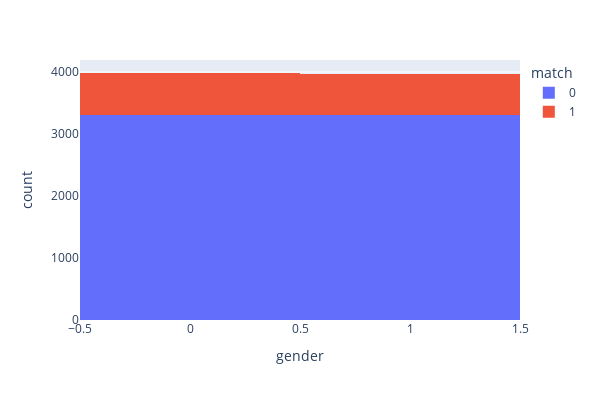
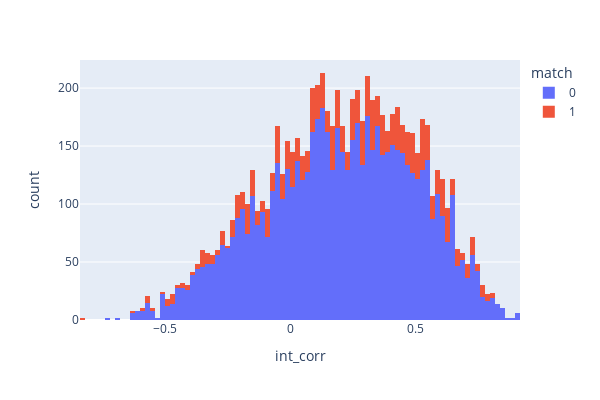
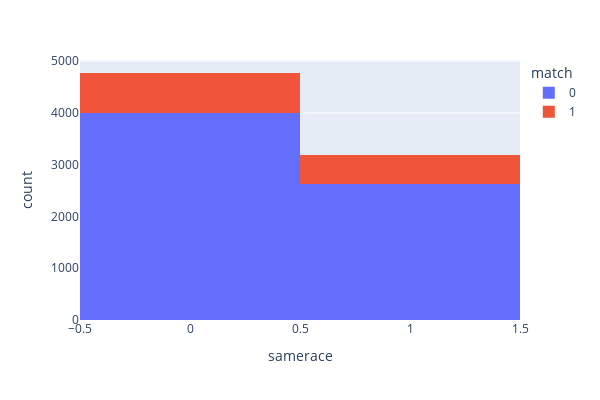
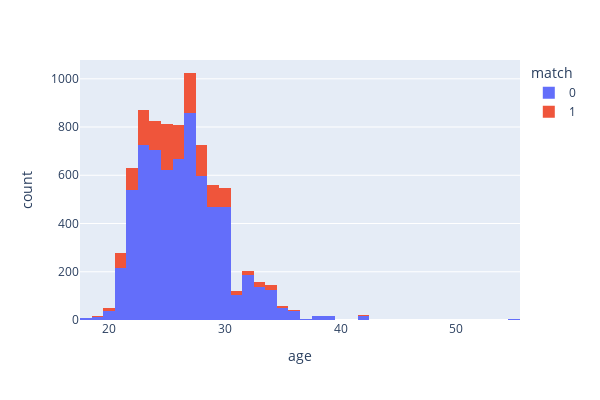

Notebook source saved alongside these figures, in order:
### Markdown cell above
Certaines variables ont une corrélation avec la variable "match" qui est plus important si :
- les partenaires souhaitent se revoir (dec_o et dec) => la correlation avec le matching apparait assez logique et n'apporte donc pas grand chose selon nous.
- si l'évaluation par l'autre partenaire sur les 6 critères (attr_o) est plus élevée (attractive, sincere, intelligent, fun, ambitious, shared interest/hobbies)
- si la notation par le partenaire sur 6 critères est élevé (similaire au point ci dessus). Sur ce point, nous relèverons que :
    - le fun, l'attractivité, le partage d'intérêts sont plus importants que la sincérité, l'intelligence et l'ambition

De manière plus surprenante, nous relèverons également que la corrélation entre les centres d'intérêts des deux paricipants (int_corr) et le match est faible

### Code cell
# nous pouvons aussi matérialiser cette relation à travers un graphique représentant pour chaque variable la distribution en fonction de la variable "match"
for name in dataset_rencontre.columns :
    if name != "match" :
        print("Distribution pour la varaible {}".format(name))
        fig = px.histogram(dataset_rencontre, x=name, color="match", width = 600, height=400)
        fig.show()

### Figure 1 — Plotly figure (JSON) as saved in the notebook; plotly's stock layout.template omitted (floating-point values rounded to 4 significant figures; data arrays with more than 128 entries replaced by an {"elided": "..."} marker saying what was removed)
{"data": [{"alignmentgroup": "True", "bingroup": "x", "hovertemplate": "match=0<br>gender=%{x}<br>count=%{y}<extra></extra>", "legendgroup": "0", "marker": {"color": "#636efa", "pattern": {"shape": ""}}, "name": "0", "offsetgroup": "0", "orientation": "v", "showlegend": true, "type": "histogram", "x": {"elided": "6614 int values"}, "xaxis": "x", "yaxis": "y"}, {"alignmentgroup": "True", "bingroup": "x", "hovertemplate": "match=1<br>gender=%{x}<br>count=%{y}<extra></extra>", "legendgroup": "1", "marker": {"color": "#EF553B", "pattern": {"shape": ""}}, "name": "1", "offsetgroup": "1", "orientation": "v", "showlegend": true, "type": "histogram", "x": {"elided": "1338 int values"}, "xaxis": "x", "yaxis": "y"}], "layout": {"barmode": "relative", "height": 400, "legend": {"title": {"text": "match"}, "tracegroupgap": 0}, "margin": {"t": 60}, "width": 600, "xaxis": {"anchor": "y", "domain": [0, 1], "title": {"text": "gender"}}, "yaxis": {"anchor": "x", "domain": [0, 1], "title": {"text": "count"}}}}

### Figure 2 — Plotly figure (JSON) as saved in the notebook; plotly's stock layout.template omitted (floating-point values rounded to 4 significant figures; data arrays with more than 128 entries replaced by an {"elided": "..."} marker saying what was removed)
{"data": [{"alignmentgroup": "True", "bingroup": "x", "hovertemplate": "match=0<br>int_corr=%{x}<br>count=%{y}<extra></extra>", "legendgroup": "0", "marker": {"color": "#636efa", "pattern": {"shape": ""}}, "name": "0", "offsetgroup": "0", "orientation": "v", "showlegend": true, "type": "histogram", "x": {"elided": "6614 float values"}, "xaxis": "x", "yaxis": "y"}, {"alignmentgroup": "True", "bingroup": "x", "hovertemplate": "match=1<br>int_corr=%{x}<br>count=%{y}<extra></extra>", "legendgroup": "1", "marker": {"color": "#EF553B", "pattern": {"shape": ""}}, "name": "1", "offsetgroup": "1", "orientation": "v", "showlegend": true, "type": "histogram", "x": {"elided": "1338 float values"}, "xaxis": "x", "yaxis": "y"}], "layout": {"barmode": "relative", "height": 400, "legend": {"title": {"text": "match"}, "tracegroupgap": 0}, "margin": {"t": 60}, "width": 600, "xaxis": {"anchor": "y", "domain": [0, 1], "title": {"text": "int_corr"}}, "yaxis": {"anchor": "x", "domain": [0, 1], "title": {"text": "count"}}}}

### Figure 3 — Plotly figure (JSON) as saved in the notebook; plotly's stock layout.template omitted (floating-point values rounded to 4 significant figures; data arrays with more than 128 entries replaced by an {"elided": "..."} marker saying what was removed)
{"data": [{"alignmentgroup": "True", "bingroup": "x", "hovertemplate": "match=0<br>samerace=%{x}<br>count=%{y}<extra></extra>", "legendgroup": "0", "marker": {"color": "#636efa", "pattern": {"shape": ""}}, "name": "0", "offsetgroup": "0", "orientation": "v", "showlegend": true, "type": "histogram", "x": {"elided": "6614 int values"}, "xaxis": "x", "yaxis": "y"}, {"alignmentgroup": "True", "bingroup": "x", "hovertemplate": "match=1<br>samerace=%{x}<br>count=%{y}<extra></extra>", "legendgroup": "1", "marker": {"color": "#EF553B", "pattern": {"shape": ""}}, "name": "1", "offsetgroup": "1", "orientation": "v", "showlegend": true, "type": "histogram", "x": {"elided": "1338 int values"}, "xaxis": "x", "yaxis": "y"}], "layout": {"barmode": "relative", "height": 400, "legend": {"title": {"text": "match"}, "tracegroupgap": 0}, "margin": {"t": 60}, "width": 600, "xaxis": {"anchor": "y", "domain": [0, 1], "title": {"text": "samerace"}}, "yaxis": {"anchor": "x", "domain": [0, 1], "title": {"text": "count"}}}}

### Figure 4 — Plotly figure (JSON) as saved in the notebook; plotly's stock layout.template omitted (floating-point values rounded to 4 significant figures; data arrays with more than 128 entries replaced by an {"elided": "..."} marker saying what was removed)
{"data": [{"alignmentgroup": "True", "bingroup": "x", "hovertemplate": "match=0<br>age=%{x}<br>count=%{y}<extra></extra>", "legendgroup": "0", "marker": {"color": "#636efa", "pattern": {"shape": ""}}, "name": "0", "offsetgroup": "0", "orientation": "v", "showlegend": true, "type": "histogram", "x": {"elided": "6614 int values"}, "xaxis": "x", "yaxis": "y"}, {"alignmentgroup": "True", "bingroup": "x", "hovertemplate": "match=1<br>age=%{x}<br>count=%{y}<extra></extra>", "legendgroup": "1", "marker": {"color": "#EF553B", "pattern": {"shape": ""}}, "name": "1", "offsetgroup": "1", "orientation": "v", "showlegend": true, "type": "histogram", "x": {"elided": "1338 int values"}, "xaxis": "x", "yaxis": "y"}], "layout": {"barmode": "relative", "height": 400, "legend": {"title": {"text": "match"}, "tracegroupgap": 0}, "margin": {"t": 60}, "width": 600, "xaxis": {"anchor": "y", "domain": [0, 1], "title": {"text": "age"}}, "yaxis": {"anchor": "x", "domain": [0, 1], "title": {"text": "count"}}}}
